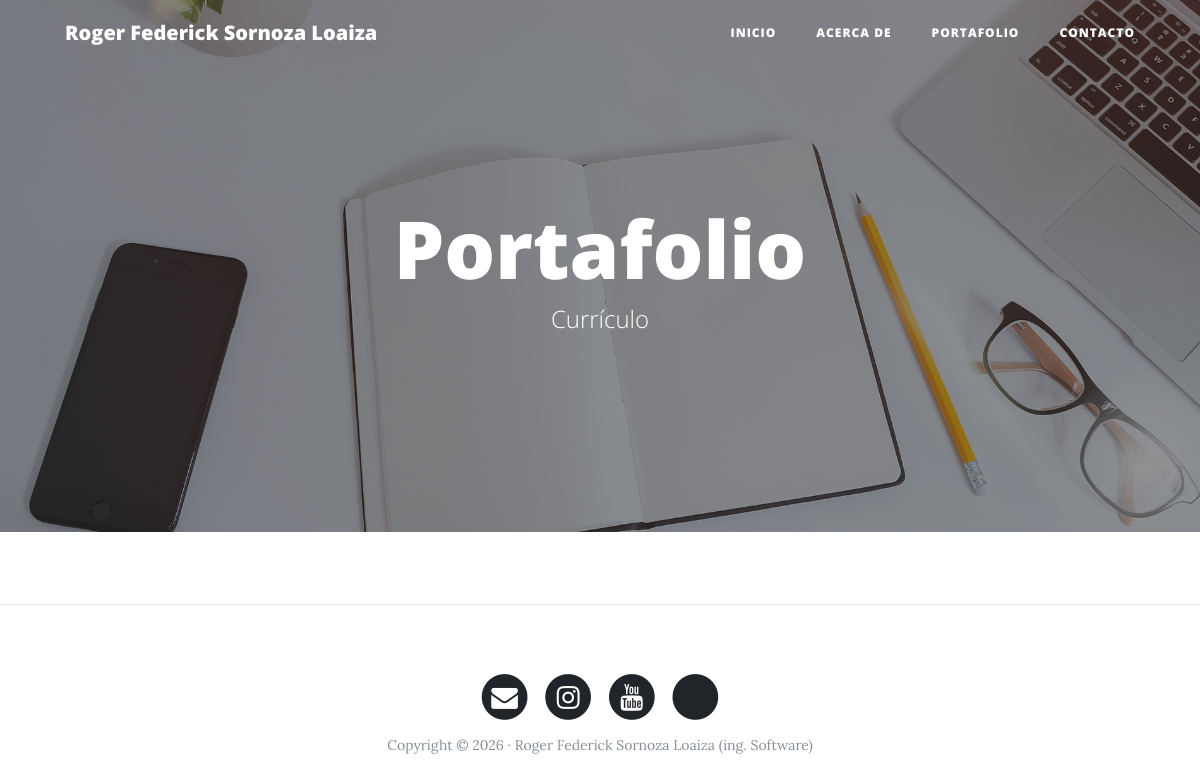
Before: /portafolio/ with the older database file.
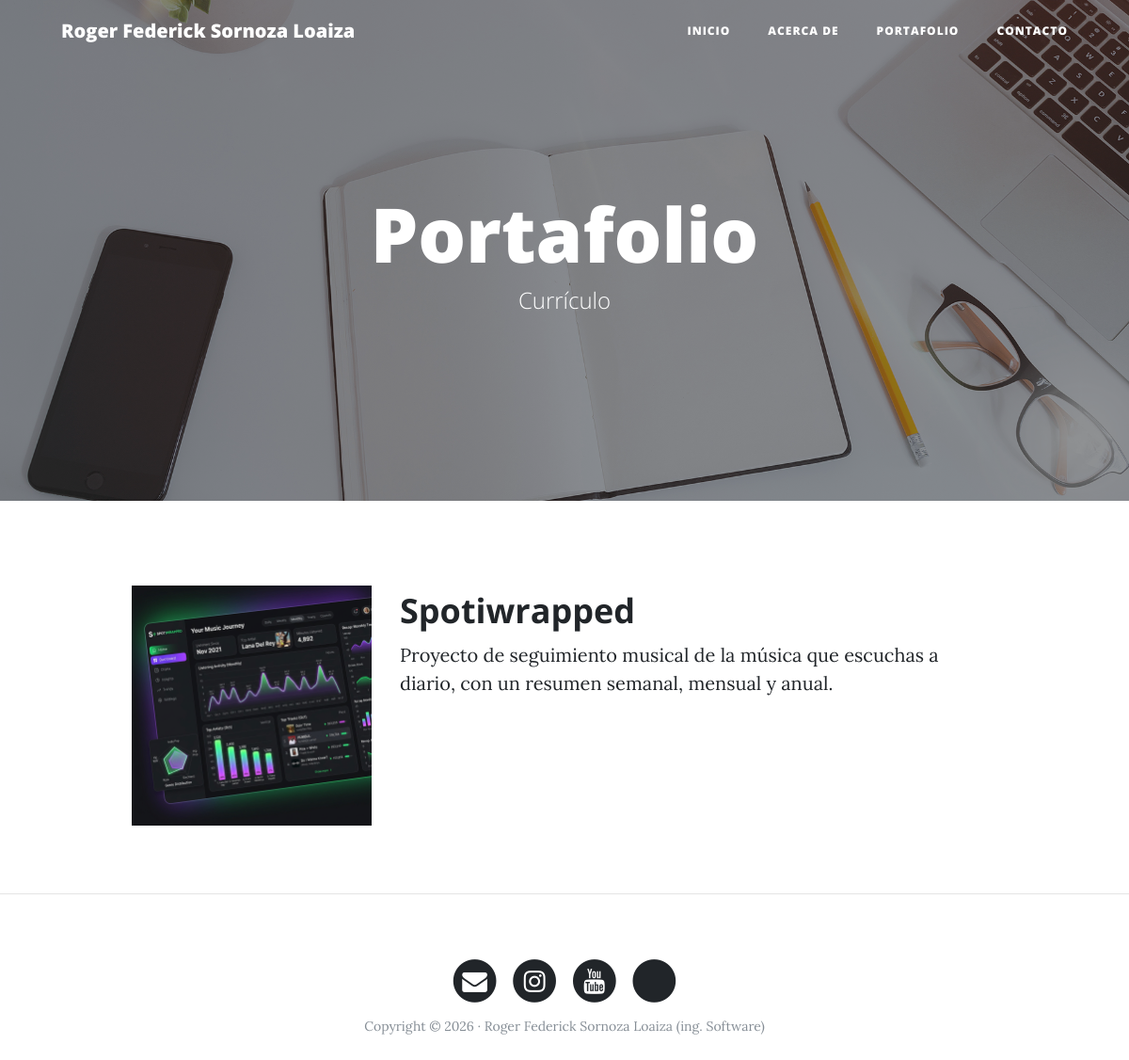
After: the same page with the newer database file.
### core/models.py (models this page shows, shortened)
class Persona(models.Model):
    nombres = models.CharField(max_length=100, verbose_name="Nombres")
    apellidos = models.CharField(max_length=100, verbose_name="Apellidos")
    direccion = models.CharField(max_length=200, verbose_name="Dirección")
    telefono = models.CharField(max_length=20, verbose_name="Teléfono")
    titulo_academico = models.CharField(max_length=150, verbose_name="Título académico")
    biografia = models.TextField(verbose_name="Biografía")
    correo_electronico = models.EmailField(verbose_name="Correo electrónico")
    dedicacion = models.CharField(max_length=100, verbose_name="Dedicación Persona")
    class Meta:
        verbose_name = "Persona"
        verbose_name_plural = "Personas"

### portafolio/models.py (models this page shows, shortened)
class Portafolio(models.Model):
    titulo = models.CharField(max_length=200)
    descripcion = models.TextField()
    imagem = models.ImageField(upload_to='portafolio/', verbose_name="Imagen")
    created = models.DateTimeField(auto_now_add=True)
    updated = models.DateTimeField(auto_now=True)
    link = models.URLField(max_length=200, blank=True, null=True)
    class Meta:
        ordering = ('created',)
        db_table = 'portafolio'

### core/views.py (the view)
# urls.py: path('portafolio/', views.portafolio, name='portafolio'),
def portafolio(request):
    proyectos = Portafolio.objects.all()
    return render(request, template_name='core/portafolio.html', context={'proyectos': proyectos, 'persona': obtener_persona()})

### core/views.py (called while the page is built)
def obtener_persona():
    return Persona.objects.first()

### core/templates/core/portafolio.html (shortened to what this page needs)
{% extends "core/base.html" %}
{% load static %}
{% block header_image %}{% static 'core/img/portfolio-bg.jpg' %}{% endblock %}
{% block header_title %}Portafolio{% endblock %}
{% block header_subtitle %}Currículo{% endblock %}
{% block content %}
        <div class="container">
          {% for proyecto in proyectos %}
          <div class="row project">
              <div class="col-lg-3 col-md-4 offset-lg-1">
                  {% if proyecto.imagem %}
                  <img class="img-fluid" src="{{ proyecto.imagem.url }}" alt="{{ proyecto.titulo }}">
                  {% endif %}
              </div>
            <div class="col-lg-7 col-md-8">
                  <h2 class="section-heading title">{{ proyecto.titulo }}</h2>
              <p>{{ proyecto.descripcion }}</p>
              </div>
          </div>
          {% endfor %}
          </div>
<hr>
{% endblock %}

### core/templates/core/base.html (shortened to what this page needs)
<!DOCTYPE html>
<html lang="es">
<head>
    {% load static %}
    <link href="{% static 'core/vendor/bootstrap/css/bootstrap.min.css' %}" rel="stylesheet">
    <link href="{% static 'core/vendor/font-awesome/css/font-awesome.min.css' %}" rel="stylesheet" type="text/css">
    <link href="{% static 'core/css/clean-blog.min.css' %}" rel="stylesheet">
</head>
<body>
    <nav class="navbar navbar-expand-lg navbar-light fixed-top" id="mainNav">
        <div class="container">
            <a class="navbar-brand" href="{% url 'home' %}">{{ persona.nombres }} {{ persona.apellidos }}</a>
            <div class="collapse navbar-collapse" id="navbarResponsive">
              <ul class="navbar-nav ml-auto">
                <li class="nav-item">
                  <a class="nav-link" href="{% url 'home' %}">Inicio</a>
                </li>
                <li class="nav-item">
                  <a class="nav-link" href="{% url 'about' %}">Acerca de</a>
                </li>
                <li class="nav-item">
                  <a class="nav-link" href="{% url 'portafolio' %}">Portafolio</a>
                </li>
                <li class="nav-item">
                  <a class="nav-link" href="{% url 'contacto' %}">Contacto</a>
                </li>
              </ul>
            </div>
          </div>
    </nav>
    <header class="masthead" style="background-image: url('{% block header_image %}{% static 'core/img/home-bg.jpg' %}{% endblock %}')">
      <div class="overlay"></div>
      <div class="container">
        <div class="row">
          <div class="col-lg-8 col-md-10 mx-auto">
            <div class="site-heading">
              <h1>{% block header_title %}{{ persona.nombres }} {{ persona.apellidos }}{% endblock %}</h1>
              <span class="subheading">{% block header_subtitle %}{{ persona.titulo_academico }}{% endblock %}</span>
            </div>
          </div>
        </div>
      </div>
    </header>
    {% block content %}{% endblock %}
    <footer>
        <div class="container">
            <div class="row">
                <div class="col-lg-8 col-md-10 mx-auto">
                    <ul class="list-inline text-center">
                        <li class="list-inline-item">
                            <a href="mailto:{{ persona.correo_electronico }}">
                                <span class="fa-stack fa-lg">
                                    <i class="fa fa-circle fa-stack-2x"></i>
                                    <i class="fa fa-envelope fa-stack-1x fa-inverse"></i>
                                </span>
                            </a>
                        </li>
                        <li class="list-inline-item">
                            <a href="https://www.instagram.com/roger_sor1216/">
                               <span class="fa-stack fa-lg">
                    <i class="fa fa-circle fa-stack-2x"></i>
                    <i class="fa fa-instagram fa-stack-1x fa-inverse"></i>
                                </span>
                            </a>
                        </li>
                        <li class="list-inline-item">
                            <a href="https://www.youtube.com/@rogersornoza5099">
                  <span class="fa-stack fa-lg">
                    <i class="fa fa-circle fa-stack-2x"></i>
                    <i class="fa fa-youtube fa-stack-1x fa-inverse"></i>
                                </span>
                            </a>
                        </li>
                        <li class="list-inline-item">
                           <a href="https://www.tiktok.com/@rooogeerrrr?lang=es-419">
                  <span class="fa-stack fa-lg">
                    <i class="fa fa-circle fa-stack-2x"></i>
                                </span>
                            </a>
                        </li>
                    </ul>
                    <p class="copyright text-muted">Copyright &copy; 2026 · {{ persona.nombres }} {{ persona.apellidos }} ({{ persona.titulo_academico }})</p>
                </div>
            </div>
        </div>
    </footer>
</body>
</html>

Changed rows visible on the page:
added Portafolio: imagem (picture), titulo "Spotiwrapped", descripcion "Proyecto de seguimiento musical de la música que escuchas a diario, con un resumen semanal, mensual y anual."
